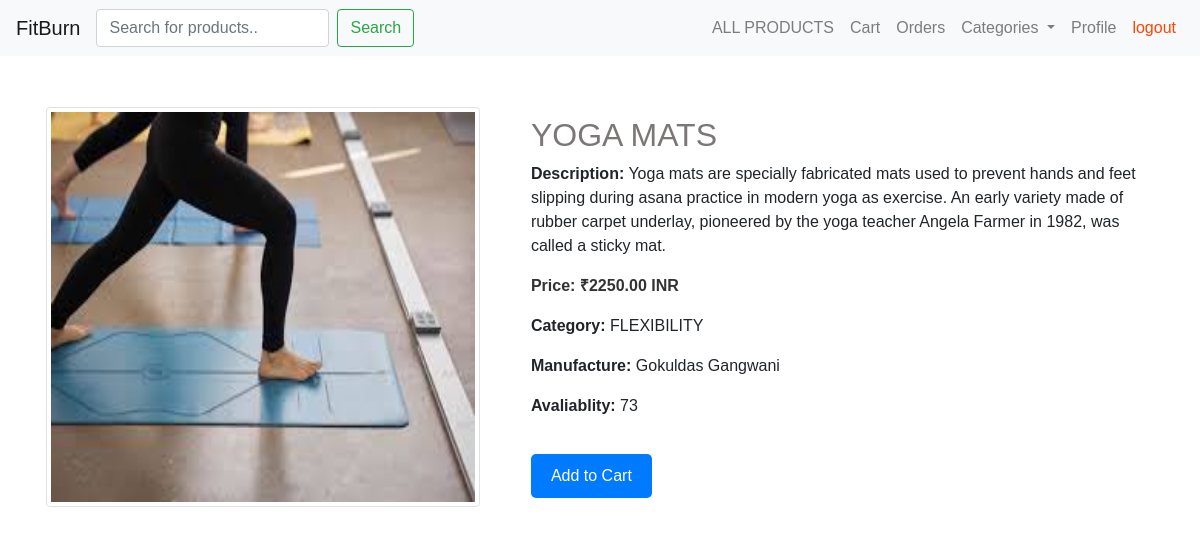
The page /product/3/ on the database as committed earlier.
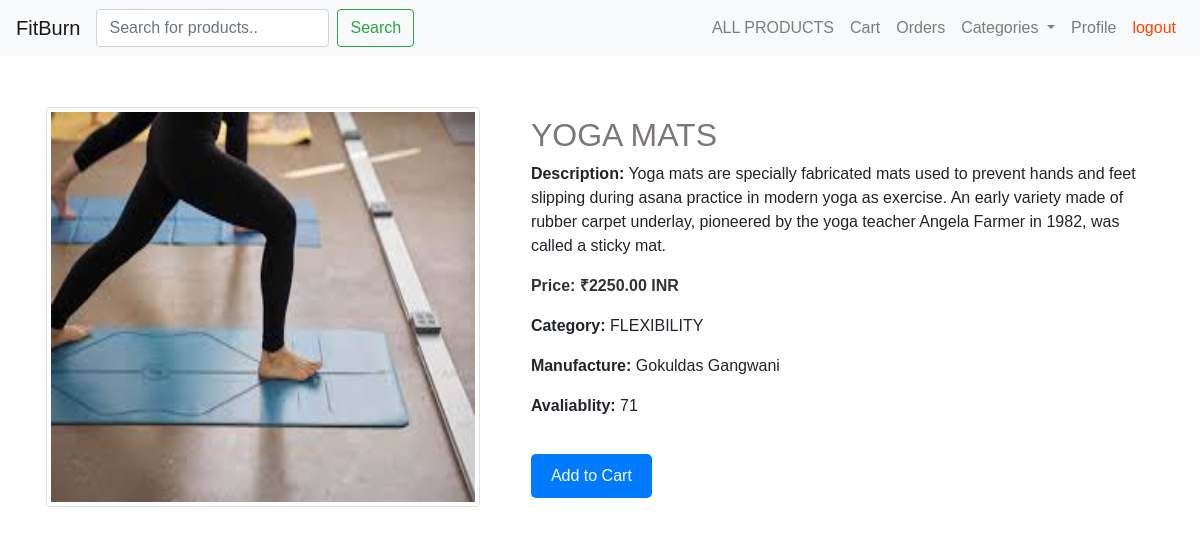
The same page on the database as committed later.
### earring_app/models.py (models this page shows, shortened)
class Product(models.Model):
    name = models.CharField(max_length=255)
    description = models.TextField(blank=True)
    price = models.DecimalField(max_digits=10, decimal_places=2)
    image = models.ImageField(upload_to='product_images', blank=True)
    quantity = models.IntegerField(default=0)
    manufacture = models.CharField(max_length=100, default="Gokuldas Gangwani")
    category = models.ForeignKey(Category, on_delete=models.CASCADE)

class Category(models.Model):
    name = models.CharField(max_length=100)
    description = models.TextField()
    def __str__(self):
        return self.name
    from django.db import models

### earring_app/views.py (the view)
# urls.py: path('product/<int:product_id>/', product_detail, name='product_detail'),
def product_detail(request, product_id):
    product = Product.objects.get(id=product_id)
    return render(request, 'product_detail.html', {'product': product})

### earring_app/templates/product_detail.html (shortened to what this page needs)
<!DOCTYPE html>
<html lang="en">
<head>
    <link rel="stylesheet" href="https://stackpath.bootstrapcdn.com/bootstrap/4.5.0/css/bootstrap.min.css">
</head>
<body>
    <nav class="navbar navbar-expand-lg navbar-light bg-light">
        <a class="navbar-brand" href="{% url 'index' %}">FitBurn</a>
        <div class="collapse navbar-collapse" id="navbarNav">
            <div class="mr-auto">
                <form method="GET" action="{% url 'product_list' %}" class="form-inline">
                    <input type="text" name="search" placeholder="Search for products.." class="form-control mr-2">
                    <button type="submit" class="btn btn-outline-success">Search</button>
                </form>
            </div>
            <ul class="navbar-nav">
                <li class="nav-item ">
                    <a class="nav-link" href="{% url 'product_list' %}">ALL PRODUCTS</a>
                </li>
                <li class="nav-item">
                    <a class="nav-link" href="{% url 'view_cart' %}">Cart</a>
                </li>
                <li class="nav-item">
                    <a class="nav-link" href="{% url 'orders' %}">Orders</a>
                </li>
                <li class="nav-item dropdown">
                    <a class="nav-link dropdown-toggle" href="#" id="navbarDropdown" role="button" data-toggle="dropdown" aria-haspopup="true" aria-expanded="false">
                        Categories
                    </a>
                </li>
                <li class="nav-item">
                    <a class="nav-link" href="{% url 'view_profile' %}">Profile</a>
                </li>
                <li class="nav-item">
                    <a class="nav-link" href="{% url 'logout' %}" style="color: orangered;">logout</a>
                </li>
            </ul>
        </div>
    </nav>
    <div class="container">
        <div class="product-list">
            <table>
                <td>
            <img src="{{ product.image.url }}" style="min-width: 400px; min-height: 400px;" alt="{{ product.name }}" class="img-thumbnail"></td>
            <td style="padding-left: 50px;min-width: 400px;">
                    <h2>{{ product.name }}</h2>
                    <p><b>Description:</b> {{ product.description }}</p>
                    <p class="price">Price: &#8377;{{ product.price }} INR</p>
                    <p><b>Category:</b> {{ product.category }}</p>
                    <p><b>Manufacture:</b> {{ product.manufacture }}</p>
                    <p><b>Avaliablity:</b> {{ product.quantity }}</p>
                    <a class="buy-now-button" href="{% url 'add_to_cart' product.id %}">Add to Cart</a>
                </td>
            </table>
                </div>
            </div>
</body>
</html>

Rows that differ between the two databases and show on the page:
changed Product "YOGA MATS": quantity "73" → "71"
